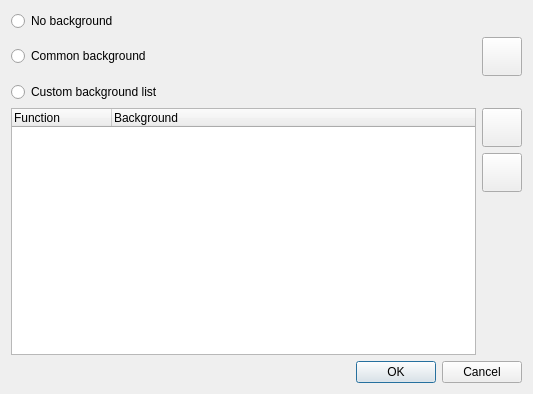
<?xml version="1.0" encoding="UTF-8"?>
<ui version="4.0">
 <class>MonitorBackgroundSelection</class>
 <widget class="QDialog" name="MonitorBackgroundSelection">
  <property name="geometry">
   <rect>
    <x>0</x>
    <y>0</y>
    <width>533</width>
    <height>394</height>
   </rect>
  </property>
  <property name="windowTitle">
   <string>Dialog</string>
  </property>
  <property name="windowIcon">
   <iconset resource="qlcui.qrc">
    <normaloff>:/image.png</normaloff>:/image.png</iconset>
  </property>
  <layout class="QVBoxLayout" name="verticalLayout">
   <item>
    <widget class="QRadioButton" name="m_noBgRadio">
     <property name="text">
      <string>No background</string>
     </property>
    </widget>
   </item>
   <item>
    <layout class="QHBoxLayout" name="horizontalLayout_2">
     <item>
      <widget class="QRadioButton" name="m_commonBgRadio">
       <property name="text">
        <string>Common background</string>
       </property>
      </widget>
     </item>
     <item>
      <widget class="QLabel" name="m_commonLabel">
       <property name="sizePolicy">
        <sizepolicy hsizetype="Expanding" vsizetype="Preferred">
         <horstretch>0</horstretch>
         <verstretch>0</verstretch>
        </sizepolicy>
       </property>
       <property name="text">
        <string/>
       </property>
      </widget>
     </item>
     <item>
      <widget class="QToolButton" name="m_commonButton">
       <property name="icon">
        <iconset resource="qlcui.qrc">
         <normaloff>:/image.png</normaloff>:/image.png</iconset>
       </property>
       <property name="iconSize">
        <size>
         <width>32</width>
         <height>32</height>
        </size>
       </property>
      </widget>
     </item>
    </layout>
   </item>
   <item>
    <widget class="QRadioButton" name="m_customBgRadio">
     <property name="text">
      <string>Custom background list</string>
     </property>
    </widget>
   </item>
   <item>
    <layout class="QHBoxLayout" name="horizontalLayout">
     <item>
      <widget class="QTreeWidget" name="m_customTree">
       <column>
        <property name="text">
         <string>Function</string>
        </property>
       </column>
       <column>
        <property name="text">
         <string>Background</string>
        </property>
       </column>
      </widget>
     </item>
     <item>
      <layout class="QVBoxLayout" name="verticalLayout_2">
       <item>
        <widget class="QToolButton" name="m_customAddButton">
         <property name="icon">
          <iconset resource="qlcui.qrc">
           <normaloff>:/edit_add.png</normaloff>:/edit_add.png</iconset>
         </property>
         <property name="iconSize">
          <size>
           <width>32</width>
           <height>32</height>
          </size>
         </property>
        </widget>
       </item>
       <item>
        <widget class="QToolButton" name="m_customRemoveButton">
         <property name="icon">
          <iconset resource="qlcui.qrc">
           <normaloff>:/edit_remove.png</normaloff>:/edit_remove.png</iconset>
         </property>
         <property name="iconSize">
          <size>
           <width>32</width>
           <height>32</height>
          </size>
         </property>
        </widget>
       </item>
       <item>
        <spacer name="verticalSpacer">
         <property name="orientation">
          <enum>Qt::Vertical</enum>
         </property>
         <property name="sizeHint" stdset="0">
          <size>
           <width>20</width>
           <height>40</height>
          </size>
         </property>
        </spacer>
       </item>
      </layout>
     </item>
    </layout>
   </item>
   <item>
    <widget class="QDialogButtonBox" name="buttonBox">
     <property name="orientation">
      <enum>Qt::Horizontal</enum>
     </property>
     <property name="standardButtons">
      <set>QDialogButtonBox::Cancel|QDialogButtonBox::Ok</set>
     </property>
    </widget>
   </item>
  </layout>
 </widget>
 <resources>
  <include location="qlcui.qrc"/>
  <include location="qlcui.qrc"/>
 </resources>
 <connections>
  <connection>
   <sender>buttonBox</sender>
   <signal>accepted()</signal>
   <receiver>MonitorBackgroundSelection</receiver>
   <slot>accept()</slot>
   <hints>
    <hint type="sourcelabel">
     <x>248</x>
     <y>254</y>
    </hint>
    <hint type="destinationlabel">
     <x>157</x>
     <y>274</y>
    </hint>
   </hints>
  </connection>
  <connection>
   <sender>buttonBox</sender>
   <signal>rejected()</signal>
   <receiver>MonitorBackgroundSelection</receiver>
   <slot>reject()</slot>
   <hints>
    <hint type="sourcelabel">
     <x>316</x>
     <y>260</y>
    </hint>
    <hint type="destinationlabel">
     <x>286</x>
     <y>274</y>
    </hint>
   </hints>
  </connection>
 </connections>
</ui>
